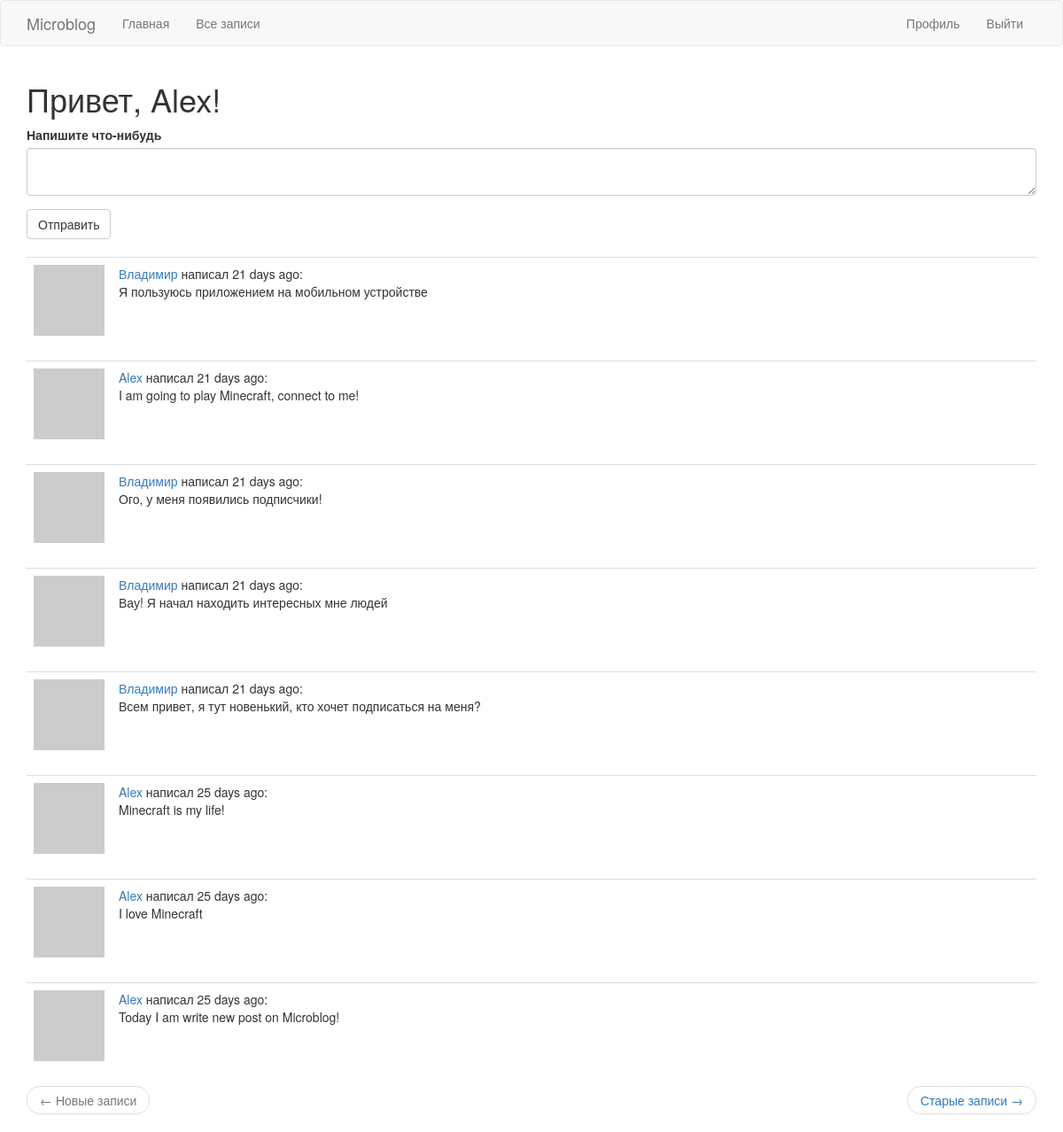
The page /index (signed in) on the database its author committed.
### app/models.py (models this page shows, shortened)
class User(UserMixin, db.Model):
    id = db.Column(db.Integer, primary_key=True)
    username = db.Column(db.String(64), index=True, unique=True)
    email = db.Column(db.String(120), index=True, unique=True)
    password_hash = db.Column(db.String(128))
    posts = db.relationship('Post', backref='author', lazy='dynamic')
    about_me = db.Column(db.String(140))
    last_seen = db.Column(db.DateTime, default=datetime.utcnow)
    followed = db.relationship(
        'User', secondary=followers,
        primaryjoin=(followers.c.follower_id == id),
        secondaryjoin=(followers.c.followed_id == id),
        backref=db.backref('followers', lazy='dynamic'), lazy='dynamic')
    def avatar(self, size):
        digest = md5(self.email.lower().encode('utf-8')).hexdigest()
        return 'https://www.gravatar.com/avatar/{}?d=identicon&s={}'.format(digest, size)
    def followed_posts(self):
        followed = Post.query.join(
            followers, (followers.c.followed_id == Post.user_id)).filter(
                followers.c.follower_id == self.id)
        own = Post.query.filter_by(user_id=self.id)
        return followed.union(own).order_by(Post.timestamp.desc())

class Post(db.Model):
    id = db.Column(db.Integer, primary_key=True)
    body = db.Column(db.String(140))
    timestamp = db.Column(db.DateTime, index=True, default=datetime.utcnow)
    user_id = db.Column(db.Integer, db.ForeignKey('user.id'))

### app/routes.py (the view)
@app.route('/', methods=['GET', 'POST'])
@app.route('/index', methods=['GET', 'POST'])
@login_required
def index():
    form = PostForm()
    if form.validate_on_submit():
        post = Post(body=form.post.data, author=current_user)
        db.session.add(post)
        db.session.commit()
        flash('Ваше сообщение опубликовано')
        return redirect(url_for('index'))
    page = request.args.get('page', 1, type=int)
    posts = current_user.followed_posts().paginate(
        page, app.config['POSTS_PER_PAGE'], False)
    next_url = url_for('index', page=posts.next_num)  if posts.has_next else None
    prev_url = url_for('index', page=posts.prev_num)  if posts.has_prev else None
    return render_template('index.html', title='Microblog', form=form,
                            posts=posts.items, next_url=next_url,
                            prev_url=prev_url)

### app/forms.py
class PostForm(FlaskForm):
    post = TextAreaField('Напишите что-нибудь', validators=[
        DataRequired(), Length(min=1, max=140)])
    submit = SubmitField('Отправить')

### app/models.py (called while the page is built)
@login.user_loader
def load_user(id):
    return User.query.get(int(id))

### app/routes.py (called while the page is built)
@app.before_request
def before_request():
    if current_user.is_authenticated:
        current_user.last_seen = datetime.utcnow()
        db.session.commit()

### app/templates/index.html
{% extends "base.html" %}
{% import 'bootstrap/wtf.html' as wtf %}
{% block app_content %}
    <h1>Привет, {{ current_user.username }}!</h1>
    {% if form %}
    {{ wtf.quick_form(form) }}
    <br>
    {% endif %}
    {% for post in posts %}
        {% include '_post.html' %}
    {% endfor %}
    <nav aria-label="...">
        <ul class="pager">
            <li class="previous{% if not prev_url %} disabled{% endif %}">
                <a href="{{ prev_url or '#' }}">
                    <span aria-hidden="true">&larr;</span> Новые записи
                </a>
            </li>
            <li class="next{% if not next_url %} disabled{% endif %}">
                <a href="{{ next_url or '#' }}">
                    Старые записи <span aria-hidden="true">&rarr;</span>
                </a>
            </li>
        </ul>
    </nav>
{% endblock %}

### app/templates/base.html (shortened to what this page needs)
{% extends 'bootstrap/base.html' %}
{% block navbar %}
    <nav class="navbar navbar-default">
        <div class="container">
            <div class="navbar-header">
                <a class="navbar-brand" href="{{ url_for('index') }}">Microblog</a>
            </div>
            <div class="collapse navbar-collapse" id="bs-example-navbar-collapse-1">
                <ul class="nav navbar-nav">
                    <li><a href="{{ url_for('index') }}">Главная</a></li>
                    <li><a href="{{ url_for('explore') }}">Все записи</a></li>
                </ul>
                <ul class="nav navbar-nav navbar-right">
                    {% if current_user.is_anonymous %}
                    <li><a href="{{ url_for('login') }}">Войти</a></li>
                    {% else %}
                    <li><a href="{{ url_for('user', username=current_user.username) }}">Профиль</a></li>
                    <li><a href="{{ url_for('logout') }}">Выйти</a></li>
                    {% endif %}
                </ul>
            </div>
        </div>
    </nav>
{% endblock %}
{% block content %}
    <div class="container">
        {% block app_content %}{% endblock %}
    </div>
{% endblock %}

### app/templates/_post.html
    <table class="table table-hover">
        <tr>
            <td width="70px">
                <a href="{{ url_for('user', username=post.author.username) }}">
                    <img src="{{ post.author.avatar(70) }}" />
                </a>
            </td>
            <td>
                <a href="{{ url_for('user', username=post.author.username) }}">
                    {{ post.author.username }}
                </a>
                написал {{ moment(post.timestamp).fromNow() }}:
                <br>
                {{ post.body }}
            </td>
        </tr>
    </table>

### rows shown on the page
User: username "Alex"
Post: author.username "Владимир", timestamp "21 days ago", body "Я пользуюсь приложением на мобильном устройстве"
Post: author.username "Alex", timestamp "21 days ago", body "I am going to play Minecraft, connect to me!"
Post: author.username "Владимир", timestamp "21 days ago", body "Ого, у меня появились подписчики!"
Post: author.username "Владимир", timestamp "21 days ago", body "Вау! Я начал находить интересных мне людей"
Post: author.username "Владимир", timestamp "21 days ago", body "Всем привет, я тут новенький, кто хочет подписаться на меня?"
Post: author.username "Alex", timestamp "25 days ago", body "Minecraft is my life!"
Post: author.username "Alex", timestamp "25 days ago", body "I love Minecraft"
Post: author.username "Alex", timestamp "25 days ago", body "Today I am write new post on Microblog!"
